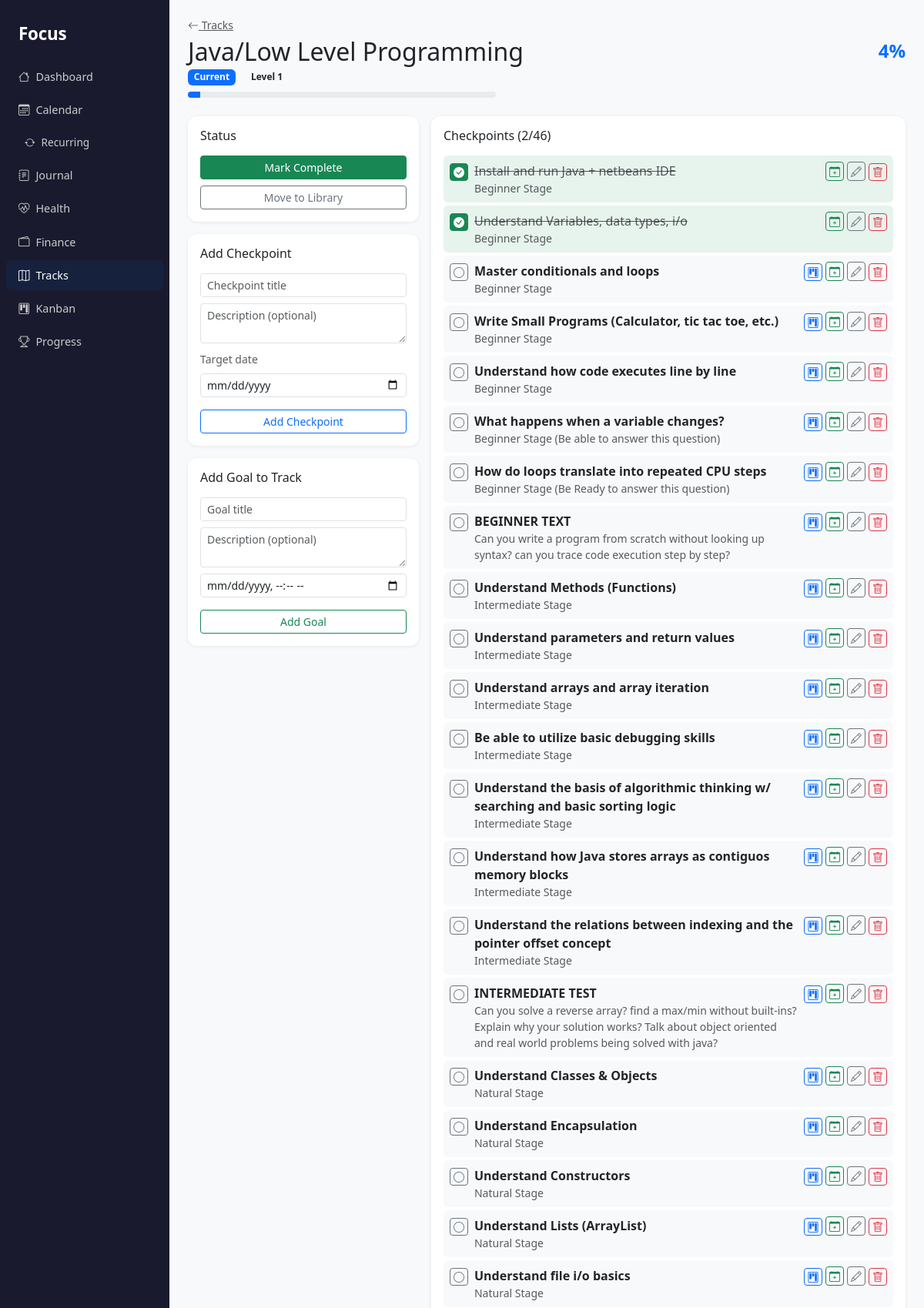
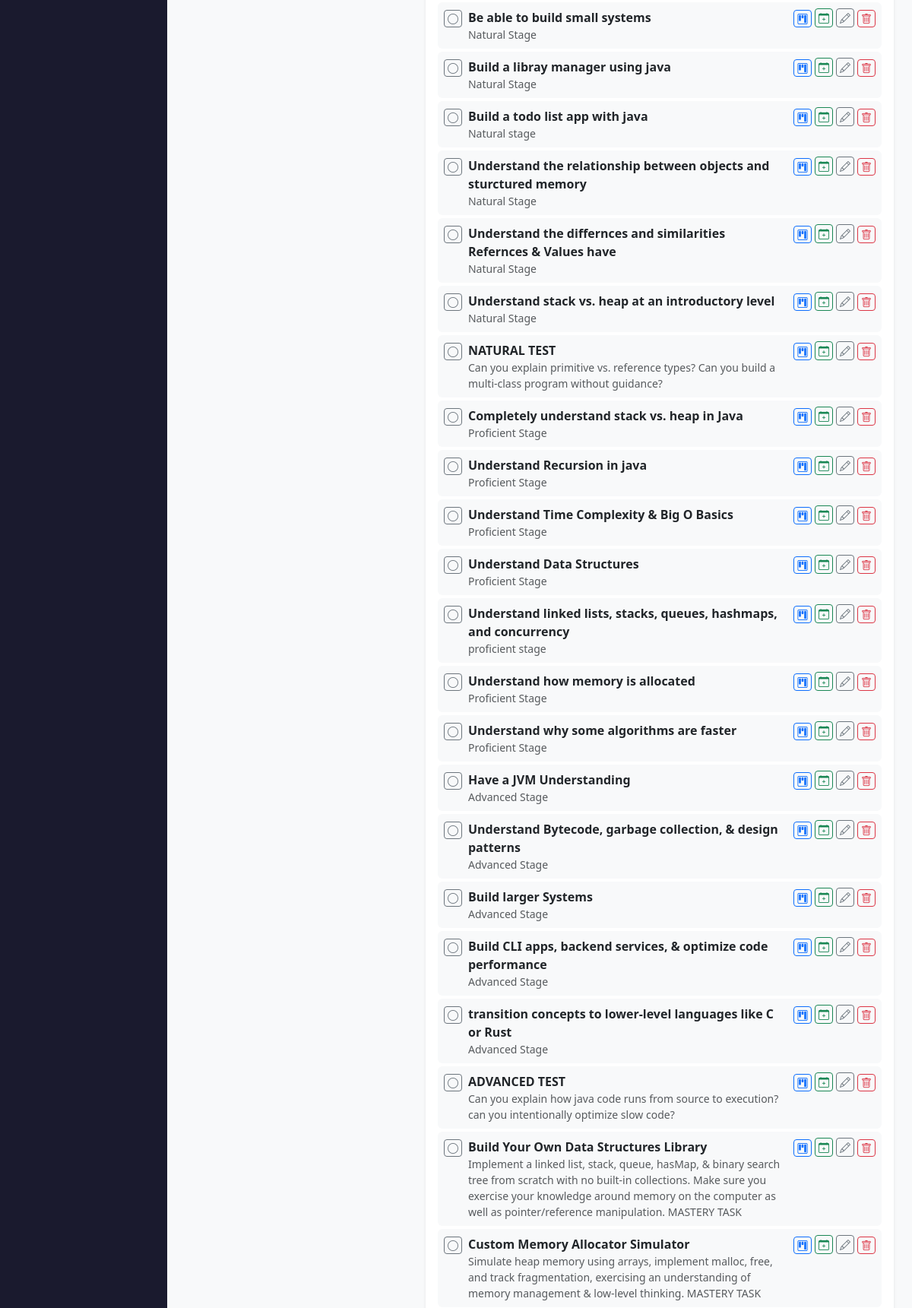
The app's page /tracks/b487f5a2-4e3a-4b16-827a-5e53a6f4b216 (upper part) with its own data (2 pictures, top to bottom).
### models.py (models this page shows)
class Track(db.Model):
    __tablename__ = "tracks"
    id = db.Column(db.String(36), primary_key=True, default=new_uuid)
    title = db.Column(db.String(200), nullable=False)
    status = db.Column(db.String(20), default="library")  # library, current, completed
    level = db.Column(db.Integer, default=1)
    calendar_block_id = db.Column(db.String(36), db.ForeignKey("calendar_blocks.id"), nullable=True)
    completed_at = db.Column(db.DateTime, nullable=True)
    created_at = db.Column(db.DateTime, default=datetime.utcnow)
    checkpoints = db.relationship("Checkpoint", backref="track", lazy=True, cascade="all, delete-orphan")
    goals = db.relationship("Goal", backref="track", lazy=True)
    calendar_block = db.relationship("CalendarBlock", backref="tracks")
    @property
    def completion_pct(self):
        if not self.checkpoints:
            return 0
        done = sum(1 for c in self.checkpoints if c.completed)
        return round((done / len(self.checkpoints)) * 100)

class Checkpoint(db.Model):
    __tablename__ = "checkpoints"
    id = db.Column(db.String(36), primary_key=True, default=new_uuid)
    track_id = db.Column(db.String(36), db.ForeignKey("tracks.id"), nullable=False)
    title = db.Column(db.String(200), nullable=False)
    description = db.Column(db.Text, default="")
    target_date = db.Column(db.Date, nullable=True)
    completed = db.Column(db.Boolean, default=False)
    is_goal = db.Column(db.Boolean, default=False)  # True when equipped as a goal
    created_at = db.Column(db.DateTime, default=datetime.utcnow)

### app.py (the view)
@app.route("/tracks/<id>")
def track_detail(id):
    track = Track.query.get_or_404(id)
    current_count = Track.query.filter_by(status="current").count()
    all_tracks = Track.query.order_by(Track.title).all()
    return render_template("tracks/track.html", track=track, current_count=current_count, all_tracks=all_tracks, today=date.today())

### templates/tracks/track.html (shortened to what this page needs)
{% extends "base.html" %}
{% block content %}
<div class="mb-4">
  <a href="{{ url_for('tracks_index') }}" class="text-muted small"><i class="bi bi-arrow-left"></i> Tracks</a>
  <div class="d-flex justify-content-between align-items-start mt-1">
    <div>
      <h2 class="mb-0">{{ track.title }}</h2>
      <span class="badge bg-{% if track.status == 'current' %}primary{% elif track.status == 'completed' %}success{% else %}secondary{% endif %} me-2">
        {{ track.status.title() }}
      </span>
      <span class="badge bg-light text-dark">Level {{ track.level }}</span>
    </div>
    <span class="fs-4 fw-bold text-primary">{{ track.completion_pct }}%</span>
  </div>
  <div class="progress mt-2" style="height:8px;max-width:400px;">
    <div class="progress-bar" style="width:{{ track.completion_pct }}%"></div>
  </div>
</div>
<div class="row g-3">
  <div class="col-md-4">
    <div class="card p-3 mb-3">
      <h6 class="mb-3">Status</h6>
      {% if track.status == 'library' %}
        {% if current_count < 3 %}
          <form method="post" action="{{ url_for('change_track_status', id=track.id) }}" class="mb-2">
            <input type="hidden" name="status" value="current">
            <button class="btn btn-primary btn-sm w-100">Set as Current</button>
          </form>
        {% else %}
          <p class="text-muted small">Limit reached (3/3 current).</p>
        {% endif %}
      {% elif track.status == 'current' %}
        <form method="post" action="{{ url_for('complete_track', id=track.id) }}" class="mb-2"
          onsubmit="return confirm('Mark this track as completed?')">
          <button class="btn btn-success btn-sm w-100">Mark Complete</button>
        </form>
        <form method="post" action="{{ url_for('change_track_status', id=track.id) }}">
          <button class="btn btn-outline-secondary btn-sm w-100">Move to Library</button>
        </form>
      {% endif %}
    </div>
    <div class="card p-3 mb-3">
      <h6 class="mb-3">Add Checkpoint</h6>
      <form method="post" action="{{ url_for('add_checkpoint', id=track.id) }}">
        <div class="mb-2">
          <input type="text" name="title" class="form-control form-control-sm" placeholder="Checkpoint title" required>
        </div>
        <div class="mb-2">
          <textarea name="description" class="form-control form-control-sm" rows="2"
            placeholder="Description (optional)"></textarea>
        </div>
        <div class="mb-3">
          <label class="form-label small text-muted">Target date</label>
          <input type="date" name="target_date" class="form-control form-control-sm">
        </div>
        <button class="btn btn-outline-primary btn-sm w-100">Add Checkpoint</button>
      </form>
    </div>
    <div class="card p-3">
      <h6 class="mb-3">Add Goal to Track</h6>
      <form method="post" action="{{ url_for('create_goal') }}">
        <div class="mb-2">
          <input type="text" name="title" class="form-control form-control-sm" placeholder="Goal title" required>
        </div>
        <div class="mb-2">
          <textarea name="description" class="form-control form-control-sm" rows="2"
            placeholder="Description (optional)"></textarea>
        </div>
        <div class="mb-3">
          <input type="datetime-local" name="due_at" class="form-control form-control-sm">
        </div>
        <button class="btn btn-outline-success btn-sm w-100">Add Goal</button>
      </form>
    </div>
  </div>
  <div class="col-md-8">
    <div class="card p-3 mb-3">
      <h6 class="mb-3">Checkpoints ({{ track.checkpoints|selectattr('completed')|list|length }}/{{ track.checkpoints|length }})</h6>
      {% if track.checkpoints %}
        {% for cp in track.checkpoints %}
          <div id="cp-view-{{ cp.id }}" class="d-flex align-items-start p-2 mb-1 rounded {% if cp.completed %}bg-success bg-opacity-10{% else %}bg-light{% endif %}">
            <form method="post" action="{{ url_for('toggle_checkpoint', track_id=track.id, cp_id=cp.id) }}" class="me-2 flex-shrink-0">
              <button class="btn btn-sm {% if cp.completed %}btn-success{% else %}btn-outline-secondary{% endif %} py-0 px-1">
                <i class="bi {% if cp.completed %}bi-check-circle-fill{% else %}bi-circle{% endif %}"></i>
              </button>
            </form>
            <div class="flex-grow-1">
              <span class="{% if cp.completed %}text-decoration-line-through text-muted{% else %}fw-semibold{% endif %}">
                {{ cp.title }}
              </span>
              {% if cp.description %}
                <p class="text-muted small mb-0">{{ cp.description }}</p>
              {% endif %}
            </div>
            <div class="d-flex gap-1 ms-2 flex-shrink-0">
              {% if not cp.completed %}
                {% if cp.is_goal %}
                  <form method="post" action="{{ url_for('dequip_checkpoint_as_goal', track_id=track.id, cp_id=cp.id) }}">
                    <button class="btn btn-sm btn-primary py-0 px-1" title="Remove from Kanban">
                      <i class="bi bi-kanban-fill"></i>
                    </button>
                  </form>
                {% else %}
                  <form method="post" action="{{ url_for('equip_checkpoint_as_goal', track_id=track.id, cp_id=cp.id) }}">
                    <button class="btn btn-sm btn-outline-primary py-0 px-1" title="Send to Kanban">
                      <i class="bi bi-kanban"></i>
                    </button>
                  </form>
                {% endif %}
              {% endif %}
              <button class="btn btn-sm btn-outline-success py-0 px-1" title="Add to Calendar"
                onclick="togglePanel('cp-view-{{ cp.id }}','cp-sched-{{ cp.id }}')">
                <i class="bi bi-calendar-plus"></i>
              </button>
              <button class="btn btn-sm btn-outline-secondary py-0 px-1" title="Edit"
                onclick="togglePanel('cp-view-{{ cp.id }}','cp-edit-{{ cp.id }}')">
                <i class="bi bi-pencil"></i>
              </button>
              <form method="post" action="{{ url_for('delete_checkpoint', track_id=track.id, cp_id=cp.id) }}"
                onsubmit="return confirm('Delete checkpoint?')">
                <button class="btn btn-sm btn-outline-danger py-0 px-1"><i class="bi bi-trash"></i></button>
              </form>
            </div>
          </div>
        {% endfor %}
      {% else %}
        <p class="text-muted">No checkpoints yet. Add one to track your progress.</p>
      {% endif %}
    </div>
  </div>
</div>
{% endblock %}

### static/focus.css (style rules this page uses)
:root { --sidebar-w: 220px; --topbar-h: 54px; --sidebar-bg: #1a1a2e; --sidebar-active: #16213e; --sidebar-text: #ccc; --radius-card: 12px; --shadow-card: 0 1px 4px rgba(0,0,0,.08); --gap-page: 1rem; }
*, *::before, *::after { box-sizing: border-box; }
body { background: #f8f9fa; overflow-x: hidden; -webkit-text-size-adjust: 100%; }
.card { border: none; border-radius: var(--radius-card); box-shadow: var(--shadow-card); }
@media (min-width: 768px) { body { height: 100vh; overflow: hidden; } }

### records on screen
Track: title "Java/Low Level Programming", status "Current", level "1"
Checkpoint: completion_pct "4", title "Install and run Java + netbeans IDE", description "Beginner Stage"
Checkpoint: title "Understand Variables, data types, i/o", description "Beginner Stage"
Checkpoint: title "Master conditionals and loops", description "Beginner Stage"
Checkpoint: title "Write Small Programs (Calculator, tic tac toe, etc.)", description "Beginner Stage"
Checkpoint: title "Understand how code executes line by line", description "Beginner Stage"
Checkpoint: title "What happens when a variable changes?", description "Beginner Stage (Be able to answer this question)"
Checkpoint: title "How do loops translate into repeated CPU steps", description "Beginner Stage (Be Ready to answer this question)"
Checkpoint: title "BEGINNER TEXT", description "Can you write a program from scratch without looking up syntax? can you trace code execution step by step?"
Checkpoint: title "Understand Methods (Functions)", description "Intermediate Stage"
Checkpoint: title "Understand parameters and return values", description "Intermediate Stage"
Checkpoint: title "Understand arrays and array iteration", description "Intermediate Stage"
Checkpoint: title "Be able to utilize basic debugging skills", description "Intermediate Stage"
Checkpoint: title "Understand the basis of algorithmic thinking w/ searching and basic sorting logic", description "Intermediate Stage"
Checkpoint: title "Understand how Java stores arrays as contiguos memory blocks", description "Intermediate Stage"
Checkpoint: title "Understand the relations between indexing and the pointer offset concept", description "Intermediate Stage"
Checkpoint: title "INTERMEDIATE TEST", description "Can you solve a reverse array? find a max/min without built-ins? Explain why your solution works? Talk about object oriented and real world problems being solved with java?"
Checkpoint: title "Understand Classes & Objects", description "Natural Stage"
Checkpoint: title "Understand Encapsulation", description "Natural Stage"
Checkpoint: title "Understand Constructors", description "Natural Stage"
Checkpoint: title "Understand Lists (ArrayList)", description "Natural Stage"
Checkpoint: title "Understand file i/o basics", description "Natural Stage"
Checkpoint: title "Be able to build small systems", description "Natural Stage"
Checkpoint: title "Build a libray manager using java", description "Natural Stage"
Checkpoint: title "Build a todo list app with java", description "Natural stage"
Checkpoint: completed False (drawn), title "Understand the relationship between objects and sturctured memory", description "Natural Stage"
Checkpoint: completed False (drawn), title "Understand the differnces and similarities Refernces & Values have", description "Natural Stage"
Checkpoint: completed False (drawn), title "Understand stack vs. heap at an introductory level", description "Natural Stage"
Checkpoint: completed False (drawn), title "NATURAL TEST", description "Can you explain primitive vs. reference types? Can you build a multi-class program without guidance?"
Checkpoint: completed False (drawn), title "Completely understand stack vs. heap in Java", description "Proficient Stage"
Checkpoint: completed False (drawn), title "Understand Recursion in java", description "Proficient Stage"
Checkpoint: completed False (drawn), title "Understand Time Complexity & Big O Basics", description "Proficient Stage"
Checkpoint: completed False (drawn), title "Understand Data Structures", description "Proficient Stage"
Checkpoint: completed False (drawn)
Checkpoint: completed False (drawn)
Checkpoint: completed False (drawn)
Checkpoint: completed False (drawn)
Checkpoint: completed False (drawn)
Checkpoint: completed False (drawn)
Checkpoint: completed False (drawn)
Checkpoint: completed False (drawn)
Checkpoint: completed False (drawn)
Checkpoint: completed False (drawn)
Checkpoint: completed False (drawn)

### other values on screen
{{ track.checkpoints|selectattr('completed')|list|length }} "2"
{{ track.checkpoints|length }} "46"
